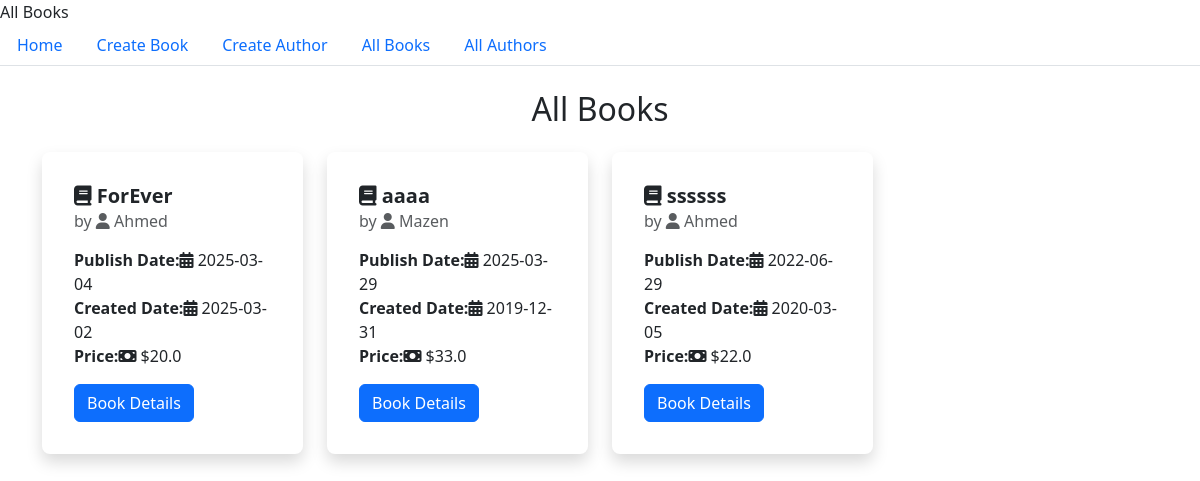
Before: /books with the older database file.
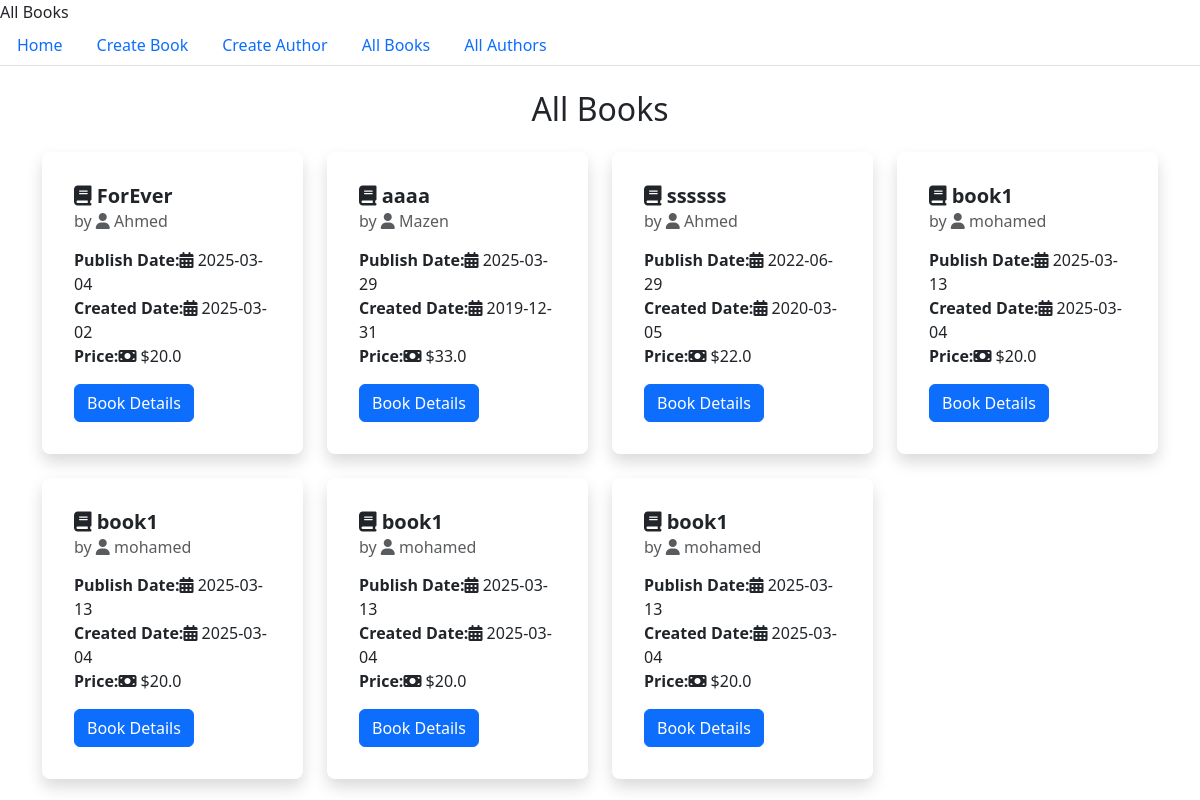
After: the same page with the newer database file.
### Books_Authors/models.py (models this page shows)
class Book(db.Model):
    id = db.Column(db.Integer, primary_key=True)
    title = db.Column(db.String(100), nullable=False)
    publish_date = db.Column(db.String(100), nullable=False)
    price = db.Column(db.String(100), nullable=False)
    create_date = db.Column(db.String(100), nullable=False)
    author_id = db.Column(db.Integer, db.ForeignKey('author.id'), nullable=False)

class Author(db.Model):
    id = db.Column(db.Integer, primary_key=True)
    name = db.Column(db.String(100),unique=True, nullable=False)
    books = db.relationship('Book', backref='author', lazy=True)

### Books_Authors/main.py (the view)
@main.route('/books', endpoint="books", methods=['GET'])
def get_books():
    books = Book.query.all()
    return render_template('books.html', books=books)

### Books_Authors/templates/books.html (shortened to what this page needs)
{% extends 'base.html' %}
{% block navbar %}
{% include "navbar.html" %}
{% endblock %}
{% block content %}
<div class="container mt-4">
    <h2 class="text-center mb-4"> All Books</h2>
    <div class="row row-cols-1 row-cols-md-3 row-cols-lg-4 g-4">
        {% for book in books %}
        <div class="col">
            <div class="card h-100 border-0 shadow p-3 rounded-3" style="transition: transform 0.2s ease-in-out;">
                <div class="card-body">
                    <h5 class="card-title fw-bold"><i class="fa-solid fa-book"></i> {{ book.title }}</h5>
                    <h6 class="card-subtitle text-muted">by <i class="fa-solid fa-user"></i> {{ book.author.name }}</h6>
                    <p class="mt-3">
                        <strong>Publish Date:</strong><i class="fa-solid fa-calendar-days"></i> {{ book.publish_date }} <br>
                        <strong>Created Date:</strong><i class="fa-solid fa-calendar-days"></i> {{ book.create_date }} <br>
                        <strong>Price:</strong><i class="fa-solid fa-money-bill"></i> ${{ book.price }}
                    </p>
                    <a href="{{ url_for('book_details', book_id=book.id) }}" class="btn btn-primary">Book Details</a>
                </div>
            </div>
        </div>
        {% endfor %}
    </div>
</div>
{% endblock %}

### Books_Authors/templates/base.html (shortened to what this page needs)
<!doctype html>
<html lang="en">
    <head>
        {% block head %}
        <link rel="stylesheet" href="https://cdnjs.cloudflare.com/ajax/libs/font-awesome/6.5.1/css/all.min.css">
        {% block styles %}
            {{ bootstrap.load_css() }}
        {% endblock %}
        {% endblock %}
    </head>
    <body>
        {% block navbar %}
        {% endblock %}
        {% block content %}{% endblock %}
    </body>
</html>

### Books_Authors/templates/navbar.html
{% extends 'base.html' %}
{% block navbar %}
<ul class="nav nav-tabs">
  <li class="nav-item">
    <a class="nav-link" href="{{ url_for('index') }}">Home</a>
  </li>
  <li class="nav-item">
    <a class="nav-link" aria-current="page" href="{{ url_for('bookForm') }}">Create Book</a>
  </li>
  <li class="nav-item">
    <a class="nav-link" href="{{ url_for('authorForm') }}">Create Author</a>
  </li>
  <li class="nav-item">
    <a class="nav-link" href="{{ url_for('books')}}">All Books</a>
  </li>
  <li class="nav-item">
    <a class="nav-link" href="{{ url_for('get_authors') }}">All Authors</a>
  </li>
</ul>
{% endblock navbar %}

Changed rows visible on the page:
added Book: title "book1", author.name "mohamed", publish_date "2025-03-13", create_date "2025-03-04", price "20.0"
added Book: title "book1", author.name "mohamed", publish_date "2025-03-13", create_date "2025-03-04", price "20.0"
added Book: title "book1", author.name "mohamed", publish_date "2025-03-13", create_date "2025-03-04", price "20.0"
added Book: title "book1", author.name "mohamed", publish_date "2025-03-13", create_date "2025-03-04", price "20.0"
